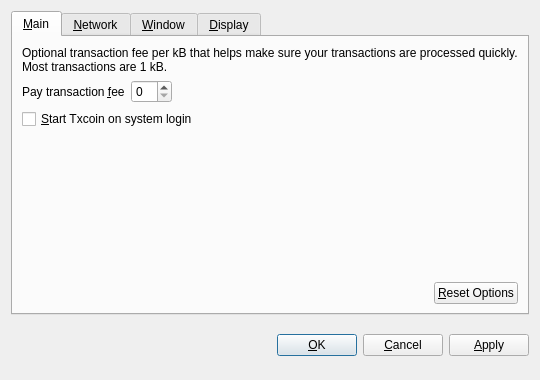
<?xml version="1.0" encoding="UTF-8"?>
<ui version="4.0">
 <class>OptionsDialog</class>
 <widget class="QDialog" name="OptionsDialog">
  <property name="geometry">
   <rect>
    <x>0</x>
    <y>0</y>
    <width>540</width>
    <height>380</height>
   </rect>
  </property>
  <property name="windowTitle">
   <string>Options</string>
  </property>
  <property name="modal">
   <bool>true</bool>
  </property>
  <layout class="QVBoxLayout" name="verticalLayout">
   <item>
    <widget class="QTabWidget" name="tabWidget">
     <property name="tabPosition">
      <enum>QTabWidget::North</enum>
     </property>
     <property name="currentIndex">
      <number>0</number>
     </property>
     <widget class="QWidget" name="tabMain">
      <attribute name="title">
       <string>&amp;Main</string>
      </attribute>
      <layout class="QVBoxLayout" name="verticalLayout_Main">
       <item>
        <widget class="QLabel" name="transactionFeeInfoLabel">
         <property name="text">
          <string>Optional transaction fee per kB that helps make sure your transactions are processed quickly. Most transactions are 1 kB.</string>
         </property>
         <property name="textFormat">
          <enum>Qt::PlainText</enum>
         </property>
         <property name="wordWrap">
          <bool>true</bool>
         </property>
        </widget>
       </item>
       <item>
        <layout class="QHBoxLayout" name="horizontalLayout_1_Main">
         <item>
          <widget class="QLabel" name="transactionFeeLabel">
           <property name="text">
            <string>Pay transaction &amp;fee</string>
           </property>
           <property name="textFormat">
            <enum>Qt::PlainText</enum>
           </property>
           <property name="buddy">
            <cstring>transactionFee</cstring>
           </property>
          </widget>
         </item>
         <item>
          <widget class="BitcoinAmountField" name="transactionFee"/>
         </item>
         <item>
          <spacer name="horizontalSpacer_1_Main">
           <property name="orientation">
            <enum>Qt::Horizontal</enum>
           </property>
           <property name="sizeHint" stdset="0">
            <size>
             <width>40</width>
             <height>20</height>
            </size>
           </property>
          </spacer>
         </item>
        </layout>
       </item>
       <item>
        <widget class="QCheckBox" name="bitcoinAtStartup">
         <property name="toolTip">
          <string>Automatically start Txcoin after logging in to the system.</string>
         </property>
         <property name="text">
          <string>&amp;Start Txcoin on system login</string>
         </property>
        </widget>
       </item>
       <item>
        <spacer name="verticalSpacer_Main">
         <property name="orientation">
          <enum>Qt::Vertical</enum>
         </property>
         <property name="sizeHint" stdset="0">
          <size>
           <width>20</width>
           <height>40</height>
          </size>
         </property>
        </spacer>
       </item>
       <item>
        <layout class="QHBoxLayout" name="horizontalLayout_2_Main">
         <item>
          <spacer name="horizontalSpacer_2_Main">
           <property name="orientation">
            <enum>Qt::Horizontal</enum>
           </property>
           <property name="sizeHint" stdset="0">
            <size>
             <width>40</width>
             <height>20</height>
            </size>
           </property>
          </spacer>
         </item>
         <item>
          <widget class="QPushButton" name="resetButton">
           <property name="toolTip">
            <string>Reset all client options to default.</string>
           </property>
           <property name="text">
            <string>&amp;Reset Options</string>
           </property>
           <property name="autoDefault">
            <bool>false</bool>
           </property>
          </widget>
         </item>
        </layout>
       </item>
      </layout>
     </widget>
     <widget class="QWidget" name="tabNetwork">
      <attribute name="title">
       <string>&amp;Network</string>
      </attribute>
      <layout class="QVBoxLayout" name="verticalLayout_Network">
       <item>
        <widget class="QCheckBox" name="mapPortUpnp">
         <property name="toolTip">
          <string>Automatically open the Txcoin client port on the router. This only works when your router supports UPnP and it is enabled.</string>
         </property>
         <property name="text">
          <string>Map port using &amp;UPnP</string>
         </property>
        </widget>
       </item>
       <item>
        <widget class="QCheckBox" name="connectSocks">
         <property name="toolTip">
          <string>Connect to the Txcoin network through a SOCKS proxy (e.g. when connecting through Tor).</string>
         </property>
         <property name="text">
          <string>&amp;Connect through SOCKS proxy:</string>
         </property>
        </widget>
       </item>
       <item>
        <layout class="QHBoxLayout" name="horizontalLayout_Network">
         <item>
          <widget class="QLabel" name="proxyIpLabel">
           <property name="text">
            <string>Proxy &amp;IP:</string>
           </property>
           <property name="textFormat">
            <enum>Qt::PlainText</enum>
           </property>
           <property name="buddy">
            <cstring>proxyIp</cstring>
           </property>
          </widget>
         </item>
         <item>
          <widget class="QValidatedLineEdit" name="proxyIp">
           <property name="maximumSize">
            <size>
             <width>140</width>
             <height>16777215</height>
            </size>
           </property>
           <property name="toolTip">
            <string>IP address of the proxy (e.g. 127.0.0.1)</string>
           </property>
          </widget>
         </item>
         <item>
          <widget class="QLabel" name="proxyPortLabel">
           <property name="text">
            <string>&amp;Port:</string>
           </property>
           <property name="textFormat">
            <enum>Qt::PlainText</enum>
           </property>
           <property name="buddy">
            <cstring>proxyPort</cstring>
           </property>
          </widget>
         </item>
         <item>
          <widget class="QLineEdit" name="proxyPort">
           <property name="maximumSize">
            <size>
             <width>55</width>
             <height>16777215</height>
            </size>
           </property>
           <property name="toolTip">
            <string>Port of the proxy (e.g. 9050)</string>
           </property>
          </widget>
         </item>
         <item>
          <widget class="QLabel" name="socksVersionLabel">
           <property name="text">
            <string>SOCKS &amp;Version:</string>
           </property>
           <property name="textFormat">
            <enum>Qt::PlainText</enum>
           </property>
           <property name="buddy">
            <cstring>socksVersion</cstring>
           </property>
          </widget>
         </item>
         <item>
          <widget class="QValueComboBox" name="socksVersion">
           <property name="toolTip">
            <string>SOCKS version of the proxy (e.g. 5)</string>
           </property>
          </widget>
         </item>
         <item>
          <spacer name="horizontalSpacer_Network">
           <property name="orientation">
            <enum>Qt::Horizontal</enum>
           </property>
           <property name="sizeHint" stdset="0">
            <size>
             <width>40</width>
             <height>20</height>
            </size>
           </property>
          </spacer>
         </item>
        </layout>
       </item>
       <item>
        <spacer name="verticalSpacer_Network">
         <property name="orientation">
          <enum>Qt::Vertical</enum>
         </property>
         <property name="sizeHint" stdset="0">
          <size>
           <width>20</width>
           <height>40</height>
          </size>
         </property>
        </spacer>
       </item>
      </layout>
     </widget>
     <widget class="QWidget" name="tabWindow">
      <attribute name="title">
       <string>&amp;Window</string>
      </attribute>
      <layout class="QVBoxLayout" name="verticalLayout_Window">
       <item>
        <widget class="QCheckBox" name="minimizeToTray">
         <property name="toolTip">
          <string>Show only a tray icon after minimizing the window.</string>
         </property>
         <property name="text">
          <string>&amp;Minimize to the tray instead of the taskbar</string>
         </property>
        </widget>
       </item>
       <item>
        <widget class="QCheckBox" name="minimizeOnClose">
         <property name="toolTip">
          <string>Minimize instead of exit the application when the window is closed. When this option is enabled, the application will be closed only after selecting Quit in the menu.</string>
         </property>
         <property name="text">
          <string>M&amp;inimize on close</string>
         </property>
        </widget>
       </item>
       <item>
        <spacer name="verticalSpacer_Window">
         <property name="orientation">
          <enum>Qt::Vertical</enum>
         </property>
         <property name="sizeHint" stdset="0">
          <size>
           <width>20</width>
           <height>40</height>
          </size>
         </property>
        </spacer>
       </item>
      </layout>
     </widget>
     <widget class="QWidget" name="tabDisplay">
      <attribute name="title">
       <string>&amp;Display</string>
      </attribute>
      <layout class="QVBoxLayout" name="verticalLayout_Display">
       <item>
        <layout class="QHBoxLayout" name="horizontalLayout_1_Display">
         <item>
          <widget class="QLabel" name="langLabel">
           <property name="text">
            <string>User Interface &amp;language:</string>
           </property>
           <property name="textFormat">
            <enum>Qt::PlainText</enum>
           </property>
           <property name="buddy">
            <cstring>lang</cstring>
           </property>
          </widget>
         </item>
         <item>
          <widget class="QValueComboBox" name="lang">
           <property name="toolTip">
            <string>The user interface language can be set here. This setting will take effect after restarting Txcoin.</string>
           </property>
          </widget>
         </item>
        </layout>
       </item>
       <item>
        <layout class="QHBoxLayout" name="horizontalLayout_2_Display">
         <item>
          <widget class="QLabel" name="unitLabel">
           <property name="text">
            <string>&amp;Unit to show amounts in:</string>
           </property>
           <property name="textFormat">
            <enum>Qt::PlainText</enum>
           </property>
           <property name="buddy">
            <cstring>unit</cstring>
           </property>
          </widget>
         </item>
         <item>
          <widget class="QValueComboBox" name="unit">
           <property name="toolTip">
            <string>Choose the default subdivision unit to show in the interface and when sending coins.</string>
           </property>
          </widget>
         </item>
        </layout>
       </item>
       <item>
        <widget class="QCheckBox" name="displayAddresses">
         <property name="toolTip">
          <string>Whether to show Txcoin addresses in the transaction list or not.</string>
         </property>
         <property name="text">
          <string>&amp;Display addresses in transaction list</string>
         </property>
        </widget>
       </item>
       <item>
        <widget class="QCheckBox" name="coinControlFeatures">
         <property name="toolTip">
          <string>Whether to show coin control features or not.</string>
         </property>
         <property name="text">
          <string>Display coin &amp;control features (experts only!)</string>
         </property>
        </widget>
       </item>
       <item>
        <spacer name="verticalSpacer_Display">
         <property name="orientation">
          <enum>Qt::Vertical</enum>
         </property>
         <property name="sizeHint" stdset="0">
          <size>
           <width>20</width>
           <height>40</height>
          </size>
         </property>
        </spacer>
       </item>
      </layout>
     </widget>
    </widget>
   </item>
   <item>
    <layout class="QHBoxLayout" name="horizontalLayout_Buttons">
     <item>
      <spacer name="horizontalSpacer_1">
       <property name="orientation">
        <enum>Qt::Horizontal</enum>
       </property>
       <property name="sizeHint" stdset="0">
        <size>
         <width>40</width>
         <height>48</height>
        </size>
       </property>
      </spacer>
     </item>
     <item>
      <widget class="QLabel" name="statusLabel">
       <property name="font">
        <font>
         <weight>75</weight>
         <bold>true</bold>
        </font>
       </property>
       <property name="text">
        <string/>
       </property>
       <property name="textFormat">
        <enum>Qt::PlainText</enum>
       </property>
       <property name="wordWrap">
        <bool>true</bool>
       </property>
      </widget>
     </item>
     <item>
      <spacer name="horizontalSpacer_2">
       <property name="orientation">
        <enum>Qt::Horizontal</enum>
       </property>
       <property name="sizeHint" stdset="0">
        <size>
         <width>40</width>
         <height>48</height>
        </size>
       </property>
      </spacer>
     </item>
     <item>
      <widget class="QPushButton" name="okButton">
       <property name="text">
        <string>&amp;OK</string>
       </property>
      </widget>
     </item>
     <item>
      <widget class="QPushButton" name="cancelButton">
       <property name="text">
        <string>&amp;Cancel</string>
       </property>
       <property name="autoDefault">
        <bool>false</bool>
       </property>
      </widget>
     </item>
     <item>
      <widget class="QPushButton" name="applyButton">
       <property name="text">
        <string>&amp;Apply</string>
       </property>
       <property name="autoDefault">
        <bool>false</bool>
       </property>
      </widget>
     </item>
    </layout>
   </item>
  </layout>
 </widget>
 <customwidgets>
  <customwidget>
   <class>BitcoinAmountField</class>
   <extends>QSpinBox</extends>
   <header>bitcoinamountfield.h</header>
  </customwidget>
  <customwidget>
   <class>QValueComboBox</class>
   <extends>QComboBox</extends>
   <header>qvaluecombobox.h</header>
  </customwidget>
  <customwidget>
   <class>QValidatedLineEdit</class>
   <extends>QLineEdit</extends>
   <header>qvalidatedlineedit.h</header>
  </customwidget>
 </customwidgets>
 <resources/>
 <connections/>
</ui>
